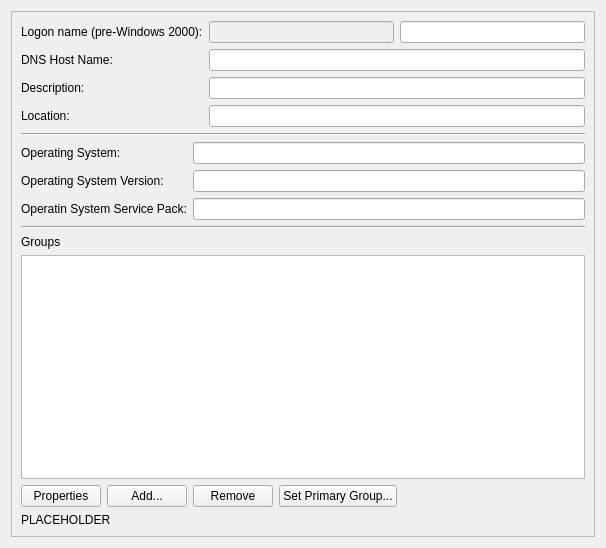
<?xml version="1.0" encoding="UTF-8"?>
<ui version="4.0">
 <class>ComputerResultsEditWidget</class>
 <widget class="QWidget" name="ComputerResultsEditWidget">
  <property name="geometry">
   <rect>
    <x>0</x>
    <y>0</y>
    <width>606</width>
    <height>548</height>
   </rect>
  </property>
  <property name="windowTitle">
   <string>Form</string>
  </property>
  <layout class="QVBoxLayout" name="verticalLayout_3">
   <item>
    <widget class="QScrollArea" name="scrollArea">
     <property name="widgetResizable">
      <bool>true</bool>
     </property>
     <widget class="QWidget" name="scrollAreaWidgetContents">
      <property name="geometry">
       <rect>
        <x>0</x>
        <y>0</y>
        <width>594</width>
        <height>536</height>
       </rect>
      </property>
      <layout class="QVBoxLayout" name="verticalLayout_2">
       <item>
        <layout class="QFormLayout" name="formLayout">
         <item row="0" column="0">
          <widget class="QLabel" name="logonNamePreWindows2000Label">
           <property name="text">
            <string>Logon name (pre-Windows 2000):</string>
           </property>
          </widget>
         </item>
         <item row="0" column="1">
          <layout class="QHBoxLayout" name="horizontalLayout">
           <item>
            <widget class="QLineEdit" name="sam_name_domain_edit">
             <property name="enabled">
              <bool>false</bool>
             </property>
            </widget>
           </item>
           <item>
            <widget class="QLineEdit" name="sam_name_edit">
             <property name="readOnly">
              <bool>true</bool>
             </property>
            </widget>
           </item>
          </layout>
         </item>
         <item row="1" column="0">
          <widget class="QLabel" name="dNSHostNameLabel">
           <property name="text">
            <string>DNS Host Name:</string>
           </property>
          </widget>
         </item>
         <item row="1" column="1">
          <widget class="QLineEdit" name="dns_host_name_edit">
           <property name="readOnly">
            <bool>true</bool>
           </property>
          </widget>
         </item>
         <item row="2" column="0">
          <widget class="QLabel" name="descriptionLabel">
           <property name="text">
            <string>Description:</string>
           </property>
          </widget>
         </item>
         <item row="2" column="1">
          <widget class="QLineEdit" name="description_edit"/>
         </item>
         <item row="3" column="0">
          <widget class="QLabel" name="locationLabel">
           <property name="text">
            <string>Location:</string>
           </property>
          </widget>
         </item>
         <item row="3" column="1">
          <widget class="QLineEdit" name="location_edit"/>
         </item>
        </layout>
       </item>
       <item>
        <widget class="Line" name="line_2">
         <property name="orientation">
          <enum>Qt::Orientation::Horizontal</enum>
         </property>
        </widget>
       </item>
       <item>
        <layout class="QFormLayout" name="formLayout_2">
         <item row="0" column="0">
          <widget class="QLabel" name="operatingSystemLabel">
           <property name="text">
            <string>Operating System:</string>
           </property>
          </widget>
         </item>
         <item row="0" column="1">
          <widget class="QLineEdit" name="os_edit">
           <property name="readOnly">
            <bool>true</bool>
           </property>
          </widget>
         </item>
         <item row="1" column="0">
          <widget class="QLabel" name="operatingSystemVersionLabel">
           <property name="text">
            <string>Operating System Version:</string>
           </property>
          </widget>
         </item>
         <item row="1" column="1">
          <widget class="QLineEdit" name="version_edit">
           <property name="readOnly">
            <bool>true</bool>
           </property>
          </widget>
         </item>
         <item row="2" column="0">
          <widget class="QLabel" name="operatinSystemServicePackLabel">
           <property name="text">
            <string>Operatin System Service Pack:</string>
           </property>
          </widget>
         </item>
         <item row="2" column="1">
          <widget class="QLineEdit" name="pack_edit">
           <property name="readOnly">
            <bool>true</bool>
           </property>
          </widget>
         </item>
        </layout>
       </item>
       <item>
        <widget class="Line" name="line">
         <property name="orientation">
          <enum>Qt::Orientation::Horizontal</enum>
         </property>
        </widget>
       </item>
       <item>
        <widget class="QLabel" name="label">
         <property name="text">
          <string>Groups</string>
         </property>
        </widget>
       </item>
       <item>
        <layout class="QVBoxLayout" name="verticalLayout">
         <item>
          <widget class="QTreeView" name="view">
           <property name="contextMenuPolicy">
            <enum>Qt::ContextMenuPolicy::CustomContextMenu</enum>
           </property>
           <property name="editTriggers">
            <set>QAbstractItemView::EditTrigger::NoEditTriggers</set>
           </property>
           <property name="selectionMode">
            <enum>QAbstractItemView::SelectionMode::ExtendedSelection</enum>
           </property>
           <property name="sortingEnabled">
            <bool>true</bool>
           </property>
           <property name="allColumnsShowFocus">
            <bool>true</bool>
           </property>
          </widget>
         </item>
         <item>
          <layout class="QHBoxLayout" name="horizontalLayout_2">
           <property name="topMargin">
            <number>0</number>
           </property>
           <item>
            <widget class="QPushButton" name="properties_button">
             <property name="text">
              <string>Properties</string>
             </property>
            </widget>
           </item>
           <item>
            <widget class="QPushButton" name="add_button">
             <property name="text">
              <string>Add...</string>
             </property>
            </widget>
           </item>
           <item>
            <widget class="QPushButton" name="remove_button">
             <property name="text">
              <string>Remove</string>
             </property>
            </widget>
           </item>
           <item>
            <widget class="QPushButton" name="primary_button">
             <property name="text">
              <string>Set Primary Group...</string>
             </property>
            </widget>
           </item>
           <item>
            <spacer name="horizontalSpacer">
             <property name="orientation">
              <enum>Qt::Orientation::Horizontal</enum>
             </property>
             <property name="sizeHint" stdset="0">
              <size>
               <width>40</width>
               <height>20</height>
              </size>
             </property>
            </spacer>
           </item>
          </layout>
         </item>
         <item>
          <widget class="QLabel" name="primary_group_label">
           <property name="text">
            <string notr="true">PLACEHOLDER</string>
           </property>
          </widget>
         </item>
        </layout>
       </item>
      </layout>
     </widget>
    </widget>
   </item>
  </layout>
 </widget>
 <resources/>
 <connections/>
</ui>
